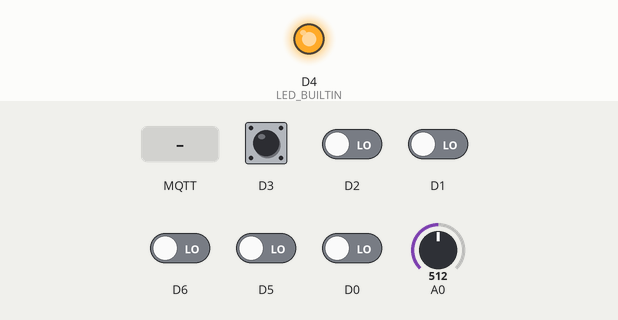
A sketch run on a simulated ESP8266 (NodeMCU). On the bench: output pins drawn as LEDs (lit = HIGH, except the on-board LED, lit = LOW). The inputs (shaded band) are chosen by the test bench; at power-on: D3 HIGH, D0–2, D5, D6 LOW, A0 = 512. WiFi joins after 1.5 s; servers stay silent unless stated; random numbers use the default seed unless the sketch sets one; no MQTT or app messages arrive unless stated; what the sketch prints to the serial monitor is not drawn.

Above: at 2.7 s.
2.8 s: MQTT message "ON" arrives on the second subscribed topic
At 3.2 s:
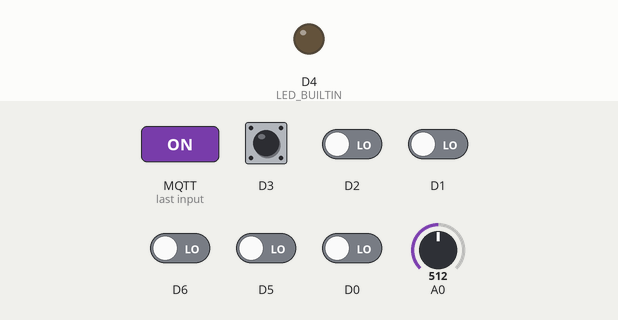
4.3 s: MQTT message "OFF" arrives on the second subscribed topic
At 5.5 s:
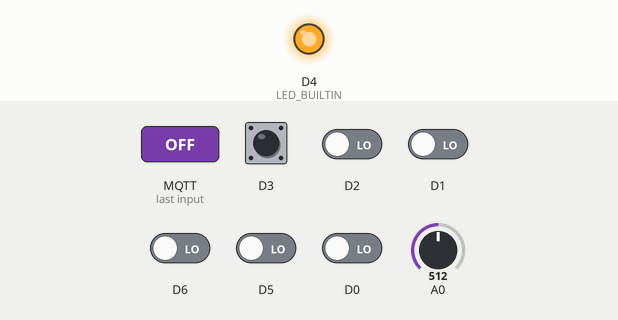
Timing chart, 0 to 7.3 s (numbered marks = the images above; inputs shaded):
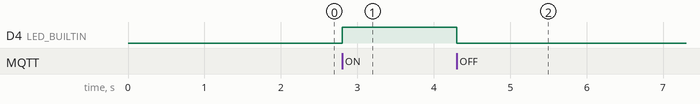

Measured:
- after the input at 2.8 s, D4 (LED_BUILTIN): LOW → HIGH at once
- after the input at 4.3 s, D4 (LED_BUILTIN): HIGH → LOW at once

The sketch:

esp_mqtt.ino
```cpp
#include <ESP8266WiFi.h>
#include <ESP8266mDNS.h>
#include <WiFiUdp.h>
#include <ArduinoOTA.h>
#include <PubSubClient.h>
#include <TimedAction.h>


//Definicoes
#ifndef STASSID
#define STASSID "INTELBRAS"
#define STAPSK  "Pbl-Sistemas-Digitais"
#endif

//Constantes e variaveis
const char* ssid = STASSID;
const char* password = STAPSK;

const char* mqtt_server = "10.0.0.101";
const char *mqtt_username = "aluno";
const char *mqtt_password = "@luno*123";

WiFiClient espClient;
PubSubClient client(espClient);

int tempo = 5;

void publishTopic(){
  float valor = analogRead(A0)*(3.3/1023.0);
  char valorConv[4];
  sprintf(valorConv, "%.1f", valor);
  client.publish("VOLTAGE", valorConv);

  int d0Value = digitalRead(D0);
  char d0valueConv[1];
  sprintf(d0valueConv, "%d", d0Value);
  client.publish("D0", d0valueConv);

  int d1Value = digitalRead(D1);
  char d1valueConv[1];
  sprintf(d1valueConv, "%d", d1Value);
  client.publish("D1", d1valueConv);

  int d2Value = digitalRead(D2);
  char d2valueConv[1];
  sprintf(d2valueConv, "%d", d2Value);
  client.publish("D2", d2valueConv);

  int d3Value = digitalRead(D3);
  char d3valueConv[1];
  sprintf(d3valueConv, "%d", d3Value);
  client.publish("D3", d3valueConv);

  int d4Value = digitalRead(D4);
  char d4valueConv[1];
  sprintf(d4valueConv, "%d", d4Value);
  client.publish("D4", d4valueConv);

  int d5Value = digitalRead(D5);
  char d5valueConv[1];
  sprintf(d5valueConv, "%d", d5Value);
  client.publish("D5", d5valueConv);

  int d6Value = digitalRead(D6);
  char d6valueConv[1];
  sprintf(d6valueConv, "%d", d6Value);
  client.publish("D6", d6valueConv);
}

TimedAction proc_aux = TimedAction(2000, publishTopic);

void callback(char* topic, byte* payload, unsigned int length) {
  if(strcmp(topic,"TIME") == 0){
    char aux[10];

    for (int i=0;i<length;i++) {
      aux[i] = (char)payload[i];
    }
    tempo = atoi(aux);
    proc_aux.setInterval(tempo*1000);
    client.publish("TIMEANS", aux, true);
  }
  else if(strcmp(topic,"LED") == 0){
    char aux[10];

    for (int i=0;i<length;i++) {
      aux[i] = (char)payload[i];
    }
    if (strcmp(aux,"OFF") == 0){
      digitalWrite(LED_BUILTIN, 0);
      client.publish("LEDANS", "ON");

    }
    else if(strcmp(aux,"ON") == 0){
      digitalWrite(LED_BUILTIN, 1);
      client.publish("LEDANS", "OFF");
    }
  }
  else if(strcmp(topic,"NODESTATUS") == 0){
    client.publish("STATUSCON", "CON");
  }
}

void connectWifi_OTA(){
  Serial.begin(9600);
  delay(10);
  Serial.println("Booting");
  WiFi.mode(WIFI_STA);
  WiFi.begin(ssid, password);
  while (WiFi.waitForConnectResult() != WL_CONNECTED) {
    Serial.println("Connection Failed! Rebooting...");
    delay(5000);
    ESP.restart();}

  ArduinoOTA.setHostname("ESP-10.0.0.108");

  ArduinoOTA.onStart([]() {
    String type;
    if (ArduinoOTA.getCommand() == U_FLASH) {
      type = "sketch";
    } else { // U_FS
      type = "filesystem";
    }

    Serial.println("Start updating " + type);
  });
  ArduinoOTA.onEnd([]() {
    Serial.println("\nEnd");
  });
  ArduinoOTA.onProgress([](unsigned int progress, unsigned int total) {
    Serial.printf("Progress: %u%%\r", (progress / (total / 100)));
  });
  ArduinoOTA.onError([](ota_error_t error) {
    Serial.printf("Error[%u]: ", error);
    if (error == OTA_AUTH_ERROR) {
      Serial.println("Auth Failed");
    } else if (error == OTA_BEGIN_ERROR) {
      Serial.println("Begin Failed");
    } else if (error == OTA_CONNECT_ERROR) {
      Serial.println("Connect Failed");
    } else if (error == OTA_RECEIVE_ERROR) {
      Serial.println("Receive Failed");
    } else if (error == OTA_END_ERROR) {
      Serial.println("End Failed");
    }
  });
  ArduinoOTA.begin();
  Serial.println("Ready");
  Serial.print("IP address: ");
  Serial.println(WiFi.localIP());
}

void reconnect_MQTT(){
  Serial.print("Attempting MQTT connection...");
  String clientId = "ESP8266Client-";
  clientId += String(random(0xffff), HEX);
  if (client.connect(clientId.c_str(), mqtt_username, mqtt_password)) {
    Serial.println("connected");
    client.publish("outTopic", "hello world");
    client.subscribe("TIME");
    client.subscribe("LED");
    client.subscribe("NODESTATUS");
  } else {
    Serial.print("failed, rc=");
    Serial.print(client.state());
    Serial.println(" try again in 5 seconds");
    delay(2000);
  }
}

void setup() {
  pinMode(LED_BUILTIN, OUTPUT);
  connectWifi_OTA();
  client.setServer(mqtt_server, 1883);
  client.setCallback(callback);
}

void loop() {
  ArduinoOTA.handle();
  if (!client.connected()) {
    reconnect_MQTT();
  }
  proc_aux.check();
  client.loop();
}
```
